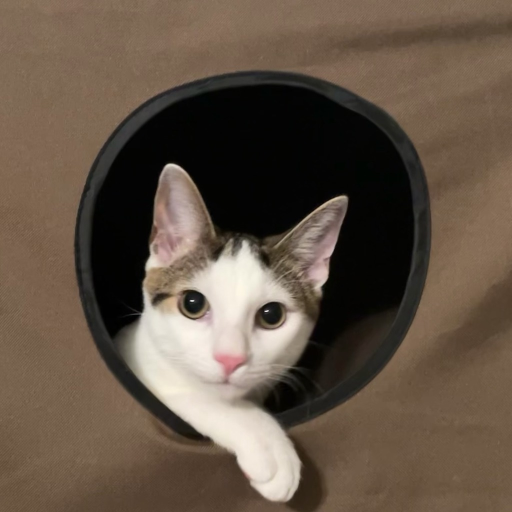
#> input picture image_cats/A.jpg, 1024 x 1024 px (shown at 1/2 size)
$ python program.py --img1 ../image_cats/A.jpg --img2 ../image_cats/B.jpg --scaling_param 5
#> lines starting #> are read from the running program, lines starting #| are printed output that depends on the picture
### utils.py
import numpy as np
import cv2
import numpy as np
import tensorflow as tf
import matplotlib.pyplot as plt
import os
import matplotlib.pyplot as plt
import matplotlib.patches as patches
import matplotlib.image as mpimg

# [23 lines left out: function generate_colored_digit, not called in this run]


def downsample_image(image, factor):
    # Calculate the new size
    new_size = (image.shape[1] // factor, image.shape[0] // factor)
    # Resize the image
    downsampled_image = cv2.resize(image, new_size, interpolation=cv2.INTER_AREA)
    return np.array(downsampled_image)


# [92 lines left out: functions print_format_string, combine_images, not called in this run]

### cminist_experiment/program.py
# program.py
from distances import *
import matplotlib.pyplot as plt
import argparse
from utils import *

def main():
    parser = argparse.ArgumentParser(description='Calculate causal distance between images.')
    parser.add_argument('--img1', type=str, required=True, help='Path to first image')
    parser.add_argument('--img2', type=str, required=True, help='Path to second image')
    parser.add_argument('--scaling_param', type=int, required=True, help='Scaling parameter c')
    args = parser.parse_args()

    options = {"msg": True}

    img1 = plt.imread(args.img1)
#> img1 is the input picture: shape (1024, 1024, 3); mean R, G, B 98.8, 84, 69.9
    img2 = plt.imread(args.img2)
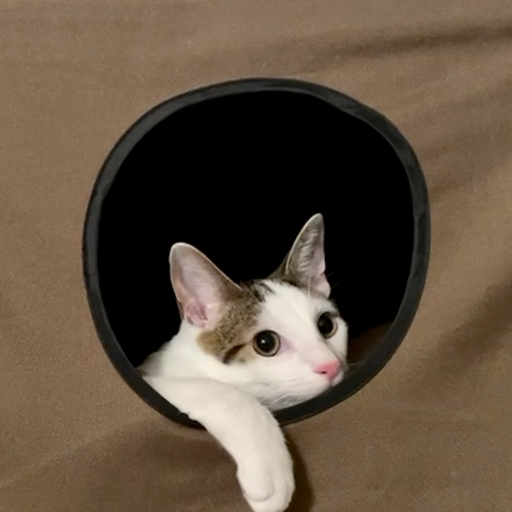
#> input picture image_cats/B.jpg, 1024 x 1024 px (shown at 1/2 size)
#> img2 is the input picture: shape (1024, 1024, 3); mean R, G, B 97.7, 81.6, 65.3
    img1 = downsample_image(img1, 2)
#> in downsample_image, `downsampled_image = cv2.resize(image, new_size, interpolation=cv2.INTE..`:
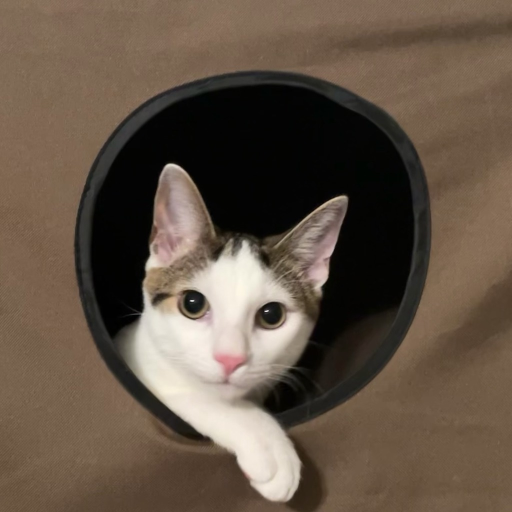
#> downsampled_image: shape (512, 512, 3); mean R, G, B 98.9, 84.1, 70.1
    img2 = downsample_image(img2, 2)
#> call 2 of downsample_image, with factor = 2
#> in downsample_image (call 2), `downsampled_image = cv2.resize(image, new_size, interpolation=cv2.INTE..`:
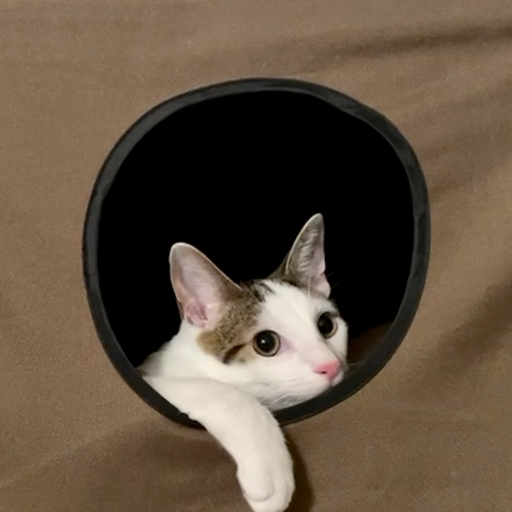
#> downsampled_image: shape (512, 512, 3); mean R, G, B 97.8, 81.7, 65.4
#> (the run stopped early here; a loop or call above may not have finished)
